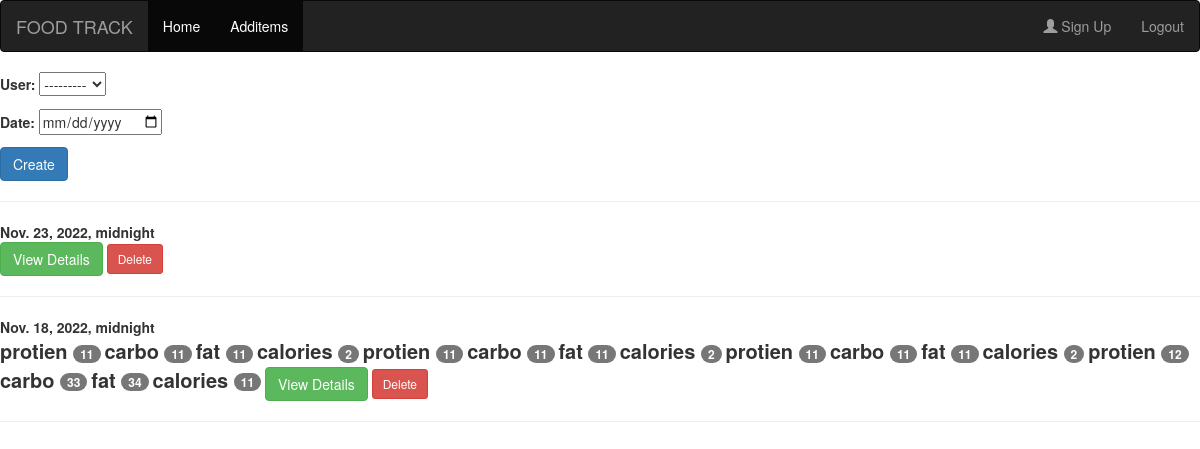
The page /home/ (signed in) on the database its author committed.
### food_items/models.py (models this page shows, shortened)
class AddDate(models.Model):
     user = models.ForeignKey(User, on_delete=models.CASCADE, null=True)
     date = models.DateTimeField(null=True, unique=True)

### food_items/views.py (the view)
# urls.py: path('home/', views.home),
@login_required(login_url='/login/')
def home(request):
    if request.method == 'POST':
        form = AddDateForm(request.POST)
        if form.is_valid():
            date = form.cleaned_data['date']
            form = AddDate(user=request.user, date=date).save()
            return HttpResponseRedirect('#')
    else:
        form = AddDateForm
        form2 = Additemform
    model = AddDate.objects.all()
    items = AddDetail.objects.all()
    total = TotalEnergies.objects.all()
    date_list = []
    date = ''
    food_dic = {'date': '', 'protien': 0, 'carbo': 0, 'fat': 0, 'calories': 0}
    for all in total:
        food_dic = {'date': '', 'protien': 0, 'carbo': 0, 'fat': 0, 'calories': 0}
        for item in items:
            if item.date_d is not None:
                if all.date.id == item.date_d.id:
                    food_dic['date'] = item.date_d.id
                    food_dic['protien'] += item.add_item.Protein
                    food_dic['carbo'] += item.add_item.Carbohydrates
                    food_dic['fat'] += item.add_item.Fat
                    food_dic['calories'] += item.add_item.Calories
        if food_dic['protien'] > 0 and food_dic['date'] != date:
            print(food_dic)
            date = food_dic['date']
            print(date)
            count = 0
            for i in date_list:
                if i['date'] == date:
                    count += 1
            if count == 0:
                date_list.append(food_dic)
    return render(request, 'home.html',{'form': form, 'model': model, 'items': items, 'total': total, 'date_list': date_list})

### templates/home.html (shortened to what this page needs)
{% extends 'base.html' %}
{% block content %}
<html lang="en">
<head>
</head>
<body>
<form method="post">
    {{form.as_p}}
    <input  class="btn btn-primary btn-md" type="submit" value="Create">
</form> <hr>
{% if user.is_authenticated %}
{% for item in model %}
{% if request.user == item.user%}
<b>{{item.date}}</b><br>
{% for total in date_list %}
{% for k,v in total.items %}
{% if v == item.id %}
{% for k,v in total.items %}
{% if k != 'date' %}
<b style="font-size:20px;">{{k}} <span class="badge">{{v}}</span></b>
{% endif %}
{% endfor %}
{% endif %}
{% endfor %}
{% endfor %}
<a class="btn btn-success" href = "/details/{{item.id}}">View Details</a>
<a class="btn btn-danger btn-sm" href="/delete/{{item.id}}">Delete</a><br><hr>
{% endif %}
{% endfor %}
{% endif %}
</body>
</html>
{% endblock %}

### templates/base.html (shortened to what this page needs)
<html lang="en">
<head>
  <link rel="stylesheet" href="https://maxcdn.bootstrapcdn.com/bootstrap/3.4.1/css/bootstrap.min.css">
</head>
<body>
<nav class="navbar navbar-inverse">
  <div class="container-fluid">
    <div class="navbar-header">
      <a class="navbar-brand" href="">FOOD TRACK</a>
    </div>
    <ul class="nav navbar-nav">
      <li class="active"><a href="/home">Home</a></li>
      <li class="active"><a href="/additem">Additems</a></li>
    </ul>
    <ul class="nav navbar-nav navbar-right">
      <li><a href="/sign"><span class="glyphicon glyphicon-user"></span> Sign Up</a></li>
      <li>
         {% if user.is_authenticated %}
         <a class="nav-link" href="{% url 'logout' %}">Logout </a>
      {% else %}
      <a class="nav-link" href="{% url 'login' %}">Login</a>
      {% endif %}
</li>
    </ul>
  </div>
</nav>
</body>
</html>
{% block content %}
{% endblock %}

### rows shown on the page
AddDate: date "Nov. 23, 2022, midnight"
AddDate: date "Nov. 18, 2022, midnight", total "protien" "carbo" "fat" "calories" "protien" "carbo" "fat" "calories" "protien" "carbo" "fat" "calories" "protien" "carbo" "fat" "calories", total "11" "11" "11" "2" "11" "11" "11" "2" "11" "11" "11" "2" "12" "33" "34" "11"
